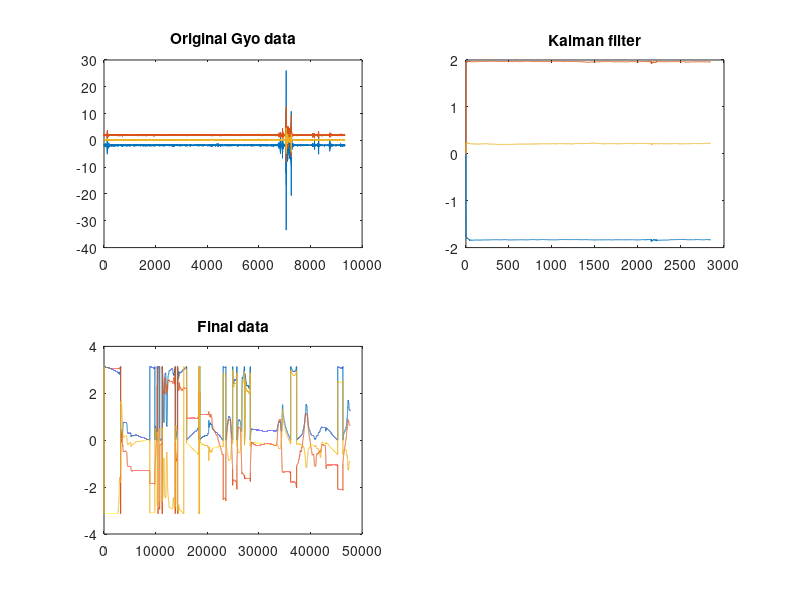

The MATLAB script that drew this image:
%##This file is used to compare the IMU Gyo

%The IMU data obtained before filter
originalFp=fopen('originalIMU.txt');
%[Gyo,count]=fscanf(fd,'Gyro: %f , %f , %f')
Gyo=fscanf(originalFp,'%f,%f,%f',[3 Inf]);
Gyo=Gyo';
fclose(originalFp);

%calculate the IMU data after filter, here use Kalman filter

filteredFp=fopen('kalmanfilterIMU.txt');
state=fscanf(filteredFp,'%f,%f,%f',[3,Inf]);
state=state';
fclose(filteredFp);

%final IMU data
finalFp=fopen('finalIMU.txt');
finalData=fscanf(finalFp,'%f,%f,%f',[3,Inf]);
finalData=finalData';
fclose(finalFp);

%plot
subplot(2,2,1);plot(Gyo)
%xlable('No. of samples'),ylable('Output')
title('Original Gyo data')
%axis([0,3000,-10,10]);

subplot(2,2,2); plot(state)
%xlable('No. of samples');ylable('Outputs');
title('Kalman filter')
%axis([0,5000,-180,180]);

subplot(2,2,3);plot(finalData)
title('Final data')
%axis([0,5000,-180,180]);